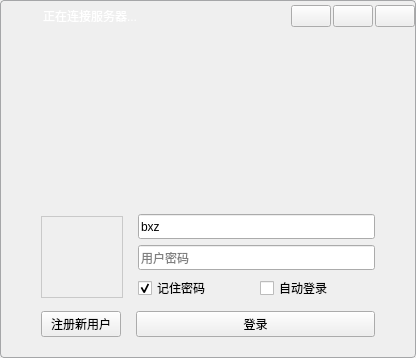
<?xml version="1.0" encoding="UTF-8"?>
<ui version="4.0">
 <class>LoginWidget</class>
 <widget class="QWidget" name="LoginWidget">
  <property name="geometry">
   <rect>
    <x>0</x>
    <y>0</y>
    <width>416</width>
    <height>358</height>
   </rect>
  </property>
  <property name="windowTitle">
   <string>登录界面</string>
  </property>
  <property name="windowIcon">
   <iconset resource="images.qrc">
    <normaloff>:/resource/background/app.png</normaloff>:/resource/background/app.png</iconset>
  </property>
  <property name="styleSheet">
   <string notr="true">QWidget#page, QWidget#page_2 {
	border: 1px solid #A5A6A8;
	border-radius: 4px;
}</string>
  </property>
  <layout class="QVBoxLayout" name="verticalLayout">
   <property name="spacing">
    <number>0</number>
   </property>
   <property name="leftMargin">
    <number>0</number>
   </property>
   <property name="topMargin">
    <number>0</number>
   </property>
   <property name="rightMargin">
    <number>0</number>
   </property>
   <property name="bottomMargin">
    <number>0</number>
   </property>
   <item>
    <widget class="QStackedWidget" name="stackedWidget">
     <property name="currentIndex">
      <number>0</number>
     </property>
     <widget class="QWidget" name="page">
      <layout class="QVBoxLayout" name="verticalLayout_2">
       <property name="spacing">
        <number>0</number>
       </property>
       <property name="leftMargin">
        <number>1</number>
       </property>
       <property name="topMargin">
        <number>1</number>
       </property>
       <property name="rightMargin">
        <number>1</number>
       </property>
       <property name="bottomMargin">
        <number>1</number>
       </property>
       <item>
        <widget class="QWidget" name="widgetWinTitle" native="true">
         <property name="minimumSize">
          <size>
           <width>0</width>
           <height>30</height>
          </size>
         </property>
         <property name="maximumSize">
          <size>
           <width>16777215</width>
           <height>30</height>
          </size>
         </property>
         <layout class="QHBoxLayout" name="horizontalLayout_2" stretch="0,1,0,0,0">
          <property name="spacing">
           <number>2</number>
          </property>
          <property name="leftMargin">
           <number>10</number>
          </property>
          <property name="topMargin">
           <number>0</number>
          </property>
          <property name="rightMargin">
           <number>0</number>
          </property>
          <property name="bottomMargin">
           <number>0</number>
          </property>
          <item>
           <widget class="QLabel" name="labelWinIcon">
            <property name="minimumSize">
             <size>
              <width>30</width>
              <height>30</height>
             </size>
            </property>
            <property name="maximumSize">
             <size>
              <width>30</width>
              <height>30</height>
             </size>
            </property>
            <property name="text">
             <string/>
            </property>
            <property name="pixmap">
             <pixmap resource="images.qrc">:/resource/images/robot.png</pixmap>
            </property>
           </widget>
          </item>
          <item>
           <widget class="QLabel" name="labelWinTitle">
            <property name="styleSheet">
             <string notr="true">color: #FFFFFF;</string>
            </property>
            <property name="text">
             <string>正在连接服务器...</string>
            </property>
           </widget>
          </item>
          <item>
           <widget class="QPushButton" name="btnWinMenu">
            <property name="focusPolicy">
             <enum>Qt::NoFocus</enum>
            </property>
            <property name="text">
             <string/>
            </property>
            <property name="icon">
             <iconset resource="images.qrc">
              <normaloff>:/resource/common/ic_login_cfg.png</normaloff>:/resource/common/ic_login_cfg.png</iconset>
            </property>
           </widget>
          </item>
          <item>
           <widget class="QPushButton" name="btnWinMin">
            <property name="focusPolicy">
             <enum>Qt::NoFocus</enum>
            </property>
            <property name="text">
             <string/>
            </property>
            <property name="icon">
             <iconset resource="images.qrc">
              <normaloff>:/resource/common/ic_min.png</normaloff>:/resource/common/ic_min.png</iconset>
            </property>
           </widget>
          </item>
          <item>
           <widget class="QPushButton" name="btnWinClose">
            <property name="focusPolicy">
             <enum>Qt::NoFocus</enum>
            </property>
            <property name="text">
             <string/>
            </property>
            <property name="icon">
             <iconset resource="images.qrc">
              <normaloff>:/resource/common/ic_close_white.png</normaloff>:/resource/common/ic_close_white.png</iconset>
            </property>
           </widget>
          </item>
         </layout>
        </widget>
       </item>
       <item>
        <widget class="QWidget" name="widgetBody" native="true">
         <layout class="QVBoxLayout" name="verticalLayout_5">
          <property name="spacing">
           <number>0</number>
          </property>
          <property name="leftMargin">
           <number>0</number>
          </property>
          <property name="topMargin">
           <number>0</number>
          </property>
          <property name="rightMargin">
           <number>0</number>
          </property>
          <property name="bottomMargin">
           <number>0</number>
          </property>
          <item>
           <widget class="QLabel" name="labelWeclcom">
            <property name="sizePolicy">
             <sizepolicy hsizetype="Ignored" vsizetype="Ignored">
              <horstretch>0</horstretch>
              <verstretch>0</verstretch>
             </sizepolicy>
            </property>
            <property name="minimumSize">
             <size>
              <width>0</width>
              <height>60</height>
             </size>
            </property>
            <property name="text">
             <string/>
            </property>
            <property name="alignment">
             <set>Qt::AlignCenter</set>
            </property>
           </widget>
          </item>
          <item>
           <layout class="QVBoxLayout" name="verticalLayout_4">
            <property name="spacing">
             <number>10</number>
            </property>
            <property name="leftMargin">
             <number>40</number>
            </property>
            <property name="topMargin">
             <number>20</number>
            </property>
            <property name="rightMargin">
             <number>40</number>
            </property>
            <property name="bottomMargin">
             <number>20</number>
            </property>
            <item>
             <layout class="QHBoxLayout" name="horizontalLayout_4">
              <property name="spacing">
               <number>15</number>
              </property>
              <item>
               <widget class="QLabel" name="labelUserHead">
                <property name="minimumSize">
                 <size>
                  <width>82</width>
                  <height>82</height>
                 </size>
                </property>
                <property name="maximumSize">
                 <size>
                  <width>82</width>
                  <height>82</height>
                 </size>
                </property>
                <property name="styleSheet">
                 <string notr="true">QLabel#labelUserHead {
	border: 1px solid #C9C9C9;
}</string>
                </property>
                <property name="text">
                 <string/>
                </property>
                <property name="pixmap">
                 <pixmap resource="images.qrc">:/resource/head/head-64.png</pixmap>
                </property>
                <property name="alignment">
                 <set>Qt::AlignCenter</set>
                </property>
               </widget>
              </item>
              <item>
               <widget class="QWidget" name="widgetInput" native="true">
                <layout class="QVBoxLayout" name="verticalLayout_3">
                 <property name="leftMargin">
                  <number>0</number>
                 </property>
                 <property name="topMargin">
                  <number>0</number>
                 </property>
                 <property name="rightMargin">
                  <number>0</number>
                 </property>
                 <property name="bottomMargin">
                  <number>0</number>
                 </property>
                 <item>
                  <widget class="QLineEdit" name="lineEditUser">
                   <property name="minimumSize">
                    <size>
                     <width>0</width>
                     <height>25</height>
                    </size>
                   </property>
                   <property name="maximumSize">
                    <size>
                     <width>16777215</width>
                     <height>25</height>
                    </size>
                   </property>
                   <property name="text">
                    <string>bxz</string>
                   </property>
                   <property name="placeholderText">
                    <string>用户名</string>
                   </property>
                  </widget>
                 </item>
                 <item>
                  <widget class="QLineEdit" name="lineEditPasswd">
                   <property name="minimumSize">
                    <size>
                     <width>0</width>
                     <height>25</height>
                    </size>
                   </property>
                   <property name="maximumSize">
                    <size>
                     <width>16777215</width>
                     <height>25</height>
                    </size>
                   </property>
                   <property name="echoMode">
                    <enum>QLineEdit::Password</enum>
                   </property>
                   <property name="placeholderText">
                    <string>用户密码</string>
                   </property>
                  </widget>
                 </item>
                 <item>
                  <layout class="QHBoxLayout" name="horizontalLayout">
                   <item>
                    <widget class="QCheckBox" name="checkBoxPasswd">
                     <property name="text">
                      <string>记住密码</string>
                     </property>
                     <property name="checked">
                      <bool>true</bool>
                     </property>
                    </widget>
                   </item>
                   <item>
                    <widget class="QCheckBox" name="checkBoxAutoLogin">
                     <property name="text">
                      <string>自动登录</string>
                     </property>
                     <property name="checked">
                      <bool>false</bool>
                     </property>
                    </widget>
                   </item>
                  </layout>
                 </item>
                </layout>
               </widget>
              </item>
             </layout>
            </item>
            <item>
             <layout class="QHBoxLayout" name="horizontalLayout_3" stretch="0,3">
              <property name="spacing">
               <number>15</number>
              </property>
              <item>
               <widget class="QPushButton" name="btnReister">
                <property name="text">
                 <string>注册新用户</string>
                </property>
               </widget>
              </item>
              <item>
               <widget class="QPushButton" name="btnLogin">
                <property name="focusPolicy">
                 <enum>Qt::NoFocus</enum>
                </property>
                <property name="toolTip">
                 <string>登录</string>
                </property>
                <property name="text">
                 <string>登录</string>
                </property>
               </widget>
              </item>
             </layout>
            </item>
           </layout>
          </item>
         </layout>
        </widget>
       </item>
      </layout>
     </widget>
     <widget class="QWidget" name="page_2">
      <layout class="QVBoxLayout" name="verticalLayout_9">
       <property name="spacing">
        <number>0</number>
       </property>
       <property name="leftMargin">
        <number>1</number>
       </property>
       <property name="topMargin">
        <number>1</number>
       </property>
       <property name="rightMargin">
        <number>1</number>
       </property>
       <property name="bottomMargin">
        <number>1</number>
       </property>
       <item>
        <widget class="QWidget" name="widgetWinTitle_2" native="true">
         <property name="minimumSize">
          <size>
           <width>0</width>
           <height>30</height>
          </size>
         </property>
         <property name="maximumSize">
          <size>
           <width>16777215</width>
           <height>30</height>
          </size>
         </property>
         <layout class="QHBoxLayout" name="horizontalLayout_5" stretch="1,0,0">
          <property name="spacing">
           <number>5</number>
          </property>
          <property name="leftMargin">
           <number>10</number>
          </property>
          <property name="topMargin">
           <number>0</number>
          </property>
          <property name="rightMargin">
           <number>0</number>
          </property>
          <property name="bottomMargin">
           <number>0</number>
          </property>
          <item>
           <widget class="QLabel" name="labelWinTitle_2">
            <property name="styleSheet">
             <string notr="true">color: #FFFFFF;</string>
            </property>
            <property name="text">
             <string>登录配置</string>
            </property>
           </widget>
          </item>
          <item>
           <widget class="QPushButton" name="btnWinMin_2">
            <property name="focusPolicy">
             <enum>Qt::NoFocus</enum>
            </property>
            <property name="text">
             <string/>
            </property>
            <property name="icon">
             <iconset resource="images.qrc">
              <normaloff>:/resource/common/ic_min.png</normaloff>:/resource/common/ic_min.png</iconset>
            </property>
           </widget>
          </item>
          <item>
           <widget class="QPushButton" name="btnWinClose_2">
            <property name="focusPolicy">
             <enum>Qt::NoFocus</enum>
            </property>
            <property name="text">
             <string/>
            </property>
            <property name="icon">
             <iconset resource="images.qrc">
              <normaloff>:/resource/common/ic_close_white.png</normaloff>:/resource/common/ic_close_white.png</iconset>
            </property>
           </widget>
          </item>
         </layout>
        </widget>
       </item>
       <item>
        <widget class="QWidget" name="widgetBody_2" native="true">
         <layout class="QVBoxLayout" name="verticalLayout_6">
          <item>
           <widget class="QGroupBox" name="groupBox">
            <property name="title">
             <string>服务器设置</string>
            </property>
            <layout class="QVBoxLayout" name="verticalLayout_7">
             <item>
              <layout class="QHBoxLayout" name="horizontalLayout_6">
               <property name="rightMargin">
                <number>0</number>
               </property>
               <item>
                <layout class="QFormLayout" name="formLayout">
                 <item row="0" column="0">
                  <widget class="QLabel" name="label_3">
                   <property name="text">
                    <string>服务器地址配置：</string>
                   </property>
                  </widget>
                 </item>
                 <item row="0" column="1">
                  <widget class="QLineEdit" name="lineEditHostAddr">
                   <property name="text">
                    <string>192.168.5.181</string>
                   </property>
                  </widget>
                 </item>
                 <item row="1" column="0">
                  <widget class="QLabel" name="label_4">
                   <property name="text">
                    <string>消息服务器端口：</string>
                   </property>
                  </widget>
                 </item>
                 <item row="1" column="1">
                  <widget class="QLineEdit" name="lineEditHostMsgPort">
                   <property name="text">
                    <string>60001</string>
                   </property>
                  </widget>
                 </item>
                 <item row="2" column="0">
                  <widget class="QLabel" name="label_5">
                   <property name="text">
                    <string>文件服务器端口：</string>
                   </property>
                  </widget>
                 </item>
                 <item row="2" column="1">
                  <widget class="QLineEdit" name="lineEditHostFilePort">
                   <property name="text">
                    <string>60002</string>
                   </property>
                  </widget>
                 </item>
                </layout>
               </item>
              </layout>
             </item>
             <item>
              <spacer name="verticalSpacer">
               <property name="orientation">
                <enum>Qt::Vertical</enum>
               </property>
               <property name="sizeHint" stdset="0">
                <size>
                 <width>20</width>
                 <height>157</height>
                </size>
               </property>
              </spacer>
             </item>
            </layout>
           </widget>
          </item>
          <item>
           <layout class="QHBoxLayout" name="horizontalLayout_7">
            <item>
             <spacer name="horizontalSpacer">
              <property name="orientation">
               <enum>Qt::Horizontal</enum>
              </property>
              <property name="sizeHint" stdset="0">
               <size>
                <width>40</width>
                <height>20</height>
               </size>
              </property>
             </spacer>
            </item>
            <item>
             <widget class="QPushButton" name="btnCancel">
              <property name="text">
               <string>取消</string>
              </property>
             </widget>
            </item>
            <item>
             <widget class="QPushButton" name="btnSaveCfg">
              <property name="text">
               <string>确定</string>
              </property>
             </widget>
            </item>
           </layout>
          </item>
         </layout>
        </widget>
       </item>
      </layout>
     </widget>
    </widget>
   </item>
  </layout>
 </widget>
 <resources>
  <include location="images.qrc"/>
 </resources>
 <connections>
  <connection>
   <sender>btnWinMin_2</sender>
   <signal>clicked()</signal>
   <receiver>LoginWidget</receiver>
   <slot>showMinimized()</slot>
   <hints>
    <hint type="sourcelabel">
     <x>87</x>
     <y>71</y>
    </hint>
    <hint type="destinationlabel">
     <x>447</x>
     <y>67</y>
    </hint>
   </hints>
  </connection>
  <connection>
   <sender>btnWinClose_2</sender>
   <signal>clicked()</signal>
   <receiver>LoginWidget</receiver>
   <slot>close()</slot>
   <hints>
    <hint type="sourcelabel">
     <x>118</x>
     <y>76</y>
    </hint>
    <hint type="destinationlabel">
     <x>431</x>
     <y>167</y>
    </hint>
   </hints>
  </connection>
  <connection>
   <sender>btnWinMin</sender>
   <signal>clicked()</signal>
   <receiver>LoginWidget</receiver>
   <slot>showMinimized()</slot>
   <hints>
    <hint type="sourcelabel">
     <x>358</x>
     <y>68</y>
    </hint>
    <hint type="destinationlabel">
     <x>489</x>
     <y>157</y>
    </hint>
   </hints>
  </connection>
  <connection>
   <sender>btnWinClose</sender>
   <signal>clicked()</signal>
   <receiver>LoginWidget</receiver>
   <slot>close()</slot>
   <hints>
    <hint type="sourcelabel">
     <x>388</x>
     <y>72</y>
    </hint>
    <hint type="destinationlabel">
     <x>468</x>
     <y>195</y>
    </hint>
   </hints>
  </connection>
 </connections>
</ui>
